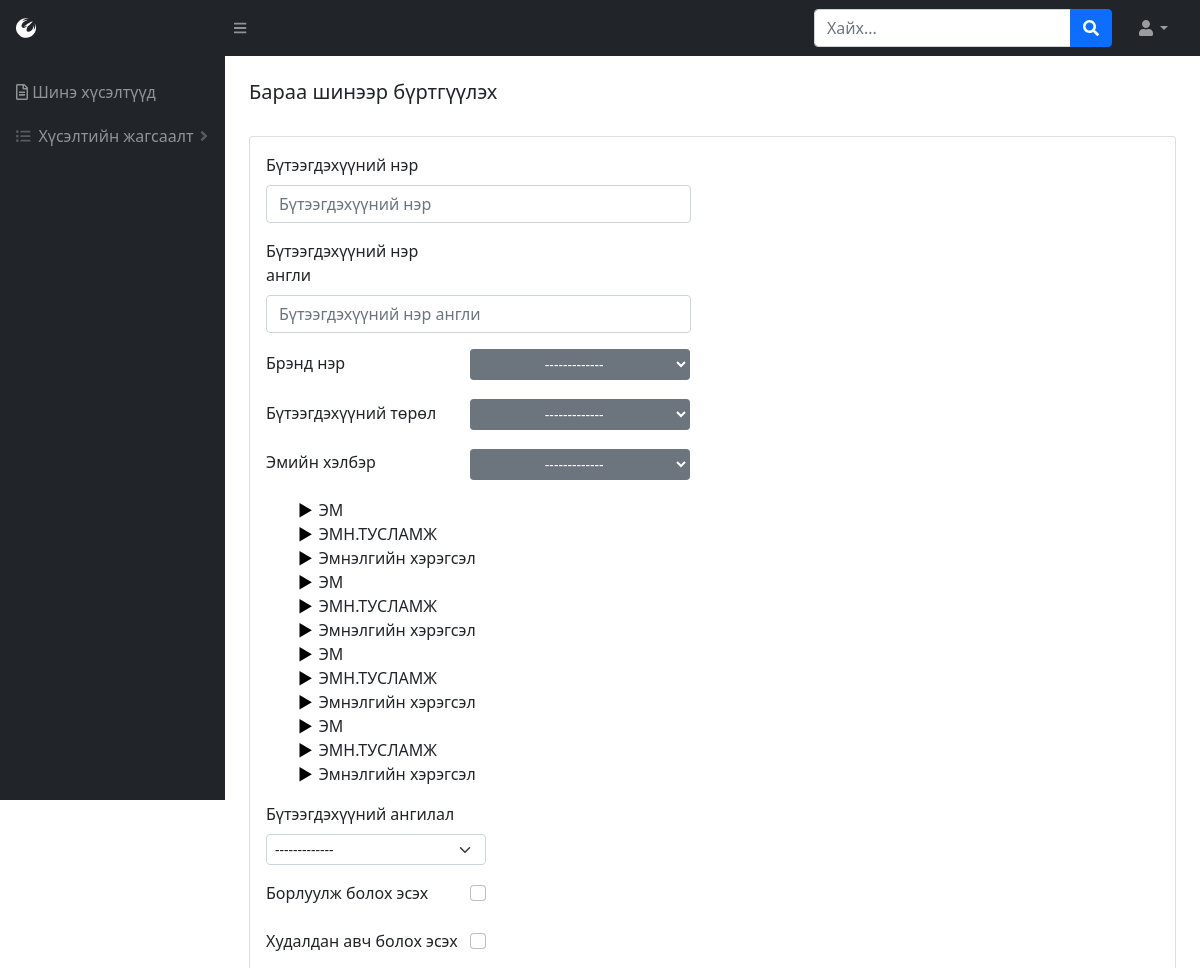
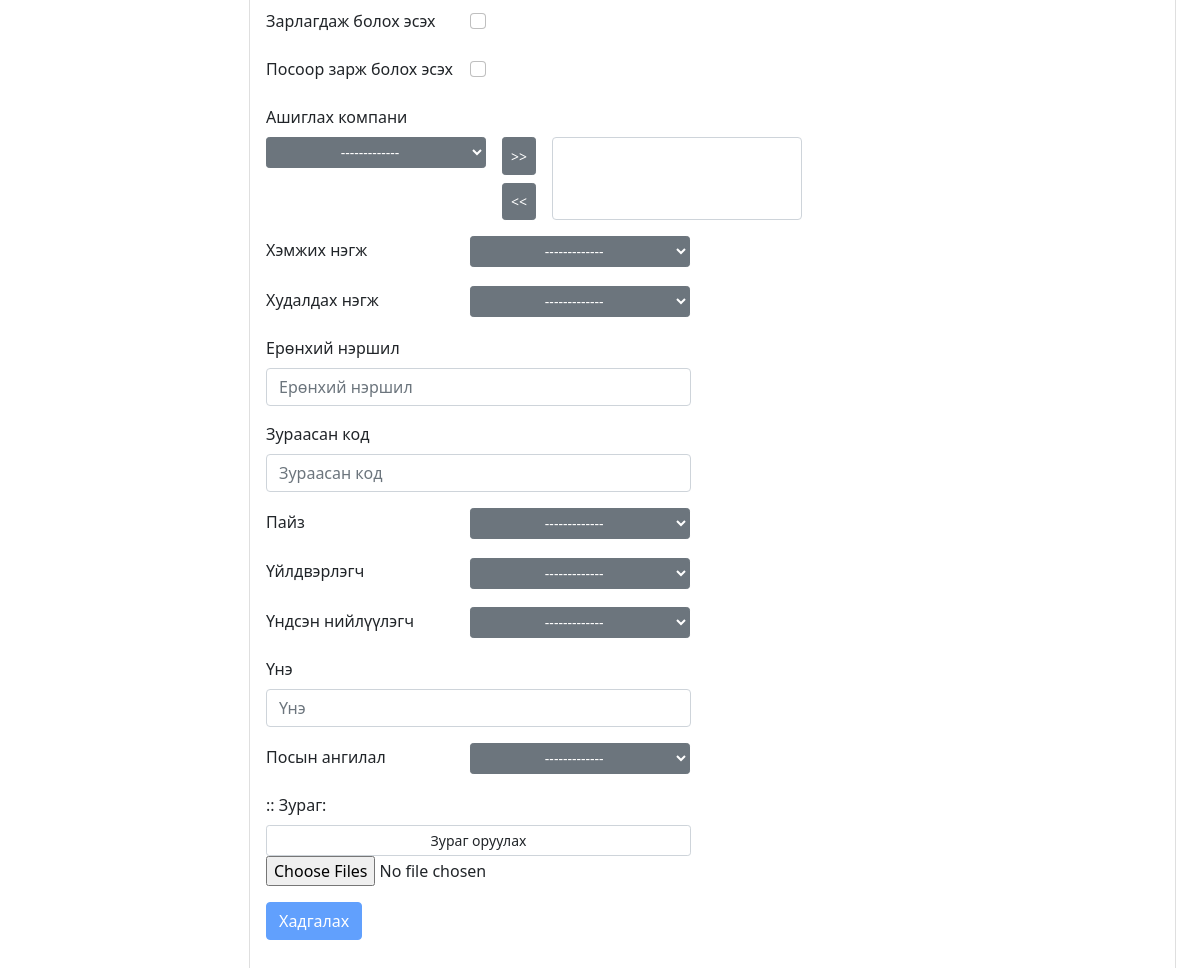
The app's page /product (signed in) with its own data (2 pictures, top to bottom).
### BMweb/models.py (models this page shows, shortened)
class Category(models.Model):
    catName = models.CharField(max_length=300, verbose_name=_("Ангилалын нэр"))
    parent = models.IntegerField(null=True, blank=True, verbose_name=_("Эцэг ангилал"))
    class Meta:
        verbose_name = _("Ангилал")
        verbose_name_plural = _("Ангилал")

### BMweb/views.py (the view, shortened to what this page needs)
# urls.py: path('product',views.product,name='product'),
def product(request):
    if 'user_id' in request.session:
        h = Hereglegch.objects.get(pk=request.session['user_id'])
        b = ProdBrand.objects.all()
        t = ProdType.objects.all()
        eh = EmHelber.objects.all()
        comp = Company.objects.all()
        cat = Category.objects.all()
        hemNegj = HemNegj.objects.all()
        uildwerlegch = Manufacturer.objects.all()
        uNiiluulegch = Niiluulegch.objects.all()
        paiz = Paiz.objects.all()
        posCat = PosCategory.objects.all()
        print(posCat)
        if request.method == 'GET':
            if 'edit' in request.GET :
                p = Product.objects.get(pk=request.GET['edit'])
                cc = p.company.all().values_list('id', flat=True)
                kk = []
                for id in cc:
                    kk.append(str(id))
                return render(request,'product.html',{'user': h, "edit": request.GET['edit'],  "data": p, 'selected_company': kk,'brand': b, 'type': t, 'emHelber': eh, 'cat': cat, 'comp': comp, 'hemNegj': hemNegj, 'uildwerlegch':uildwerlegch, 'paiz': paiz, 'uNiiluulegch': uNiiluulegch} )
            elif 'del' in request.GET :
                p = Product.objects.get(pk=request.GET['del'])
                p.delete()
                return redirect('/')
            else:
                return render(request,'product.html', {'user': h, 'brand': b, 'type': t, 'emHelber': eh, 'cat': cat, 'comp': comp, 'hemNegj': hemNegj, 'uildwerlegch':uildwerlegch, 'paiz': paiz, 'uNiiluulegch': uNiiluulegch, 'posCat':posCat})

### BMweb/models.py (called while the page is built)
    def __str__(self):
        return self.posCatName

### BMweb/templates/product.html (shortened to what this page needs)
{% load static %}
<!DOCTYPE html>
<html lang="en">
    <head>
        <link href="https://cdn.jsdelivr.net/npm/simple-datatables@latest/dist/style.css" rel="stylesheet" />
        <link href="{% static 'css/styles.css' %}" rel="stylesheet"/>
    </head>
    <body class="sb-nav-fixed">
        {% include "topNav.html" %}
        <div id="layoutSidenav">
            {% include "leftNav.html" %}
            <div id="layoutSidenav_content">
                {% include "reg_prod.html" %}
            </div>
        </div>
    </body>
</html>

### BMweb/templates/reg_prod.html (shortened to what this page needs)
<main>
    <div class="container-fluid px-4">
        <h5 class="mt-4">Бараа шинээр бүртгүүлэх</h5>
        <div class="card mb-4">
            <div class="card-body">
                <div class="dataTable-top">
                    <div class="dataTable-dropdown">
                        <form method='POST' id="reg_prod_form">
                            <div class="mb-3">
                                <label for="prodName" class="form-label">Бүтээгдэхүүний нэр</label>
                                <input type="text" class="form-control" id="prodName" name="prodName" placeholder="Бүтээгдэхүүний нэр" required  value="{{data.prodName}}"}/>
                              </div>
                              <div class="mb-3">
                                <label for="prodName_en" class="form-label">Бүтээгдэхүүний нэр англи</label>
                                <input type="text" class="form-control" id="prodName_en" name="prodName_en" placeholder="Бүтээгдэхүүний нэр англи" required  value="{{data.prodName_en}}"/>
                              </div>
                              <div class="mb-3">
                                <label for="brand_id" class="form-label">Брэнд нэр </label>
                                <select name="brand_id" id="brand_id" style="width: 220px;" class="btn btn-secondary btn-sm dropdown-toggle" data-bs-toggle="dropdown" aria-expanded="false">
                                    <option>-------------</option>
                                </select>
                              </div>
                              <div class="mb-3">
                                <label for="prodType_id" class="form-label">Бүтээгдэхүүний төрөл</label>
                                <select name="prodType_id" id="prodType_id" style="width: 220px;" class="btn btn-secondary btn-sm dropdown-toggle" data-bs-toggle="dropdown" aria-expanded="false">
                                    <option>-------------</option>
                                </select>
                              </div>
                              <div class="mb-3">
                                <label for="emHelber_id" class="form-label">Эмийн хэлбэр</label>
                                <select name="emHelber_id" id="emHelber_id" style="width: 220px;" class="btn btn-secondary btn-sm dropdown-toggle" data-bs-toggle="dropdown" aria-expanded="false">
                                    <option>-------------</option>
                                </select>
                              </div>
                              <div class="mb-3">
                                <ul id="anglialTree">
                                    {% for c in cat %}
                                    {% if c.parent == None %}
                                    <li value="{{c.id}}" ><span class="caret" class="option">{{c.catName}}</span>
                                    </li>
                                    {% endif %}
                                    {% endfor %}
                                  </ul>
                              </div>
                              <div class="mb-3">
                                <label for="category_id" class="form-label">Бүтээгдэхүүний ангилал</label>
                                <select name="category_id" id="category_id" style="width: 220px;" class="form-select form-select-sm" aria-label=".form-select-sm example">
                                    <option>-------------</option>
                                </select>
                              </div>
                              <div class="mb-3">
                                <label for="borBoloh" class="form-label">Борлуулж болох эсэх {{data.borBoloh_id}}</label>
                                <input type="checkbox" id="borBoloh" class="form-check-input" name="borBoloh" {% if data.borBoloh %} checked {% endif %} onclick='borBolohClick(this);'/>
                              </div>
                              <div class="mb-3">
                                <label for="hudAwch" class="form-label">Худалдан авч болох эсэх {{data.hudAwch_id}}</label>
                                <input type="checkbox" id="hudAwch" class="form-check-input" name="hudAwch" {% if data.hudAwch %} checked {% endif %} onclick='borBolohClick(this);'/>
                              </div>
                              <div class="mb-3">
                                <label for="zarBoloh" class="form-label">Зарлагдаж болох эсэх {{data.zarBoloh_id}}</label>
                                <input type="checkbox" id="zarBoloh" class="form-check-input" name="zarBoloh" {% if data.zarBoloh %} checked {% endif %} onclick='borBolohClick(this);'/>
                              </div>
                              <div class="mb-3">
                                <label for="pos" class="form-label">Посоор зарж болох эсэх {{data.pos_id}}</label>
                                <input type="checkbox" id="pos" class="form-check-input" name="pos" {% if data.pos %} checked {% endif %} onclick='borBolohClick(this);'/>
                              </div>
                              <div class="mb-3" >
                                <label for="company_id" class="form-label" >Ашиглах компани</label>
                                <div class="row g-3">
                                  <div class="col-auto">
                                        <select name="company_id" id="company_id" style="width: 220px;"  class="btn btn-secondary btn-sm dropdown-toggle" type="button" data-bs-toggle="dropdown" aria-expanded="false">
                                          <option>-------------</option>
                                        </select> </div>
                                        <div class="col-auto d-grid gap-2">
                                        <input type="button" value='>>' class="btn btn-sm btn-secondary" onclick="company_select()" />
                                        <input type="button" value='<<' class="btn btn-sm btn-secondary" onclick="company_deselect()"/> </div>
                                        <div class="col-auto">
                                        <select name="selected_company" id="selected_company" style="width: 250px;"  class="form-select" size="3" aria-label="size 3 select example" multiple>
                                          </select></div>
                                </div>
                              </div>
                              <div class="mb-3">
                                <label for="hemNegj_id" class="form-label">Хэмжих нэгж</label>
                                <select name="hemNegj_id" id="hemNegj_id"  style="width: 220px;" class="btn btn-secondary btn-sm dropdown-toggle" data-bs-toggle="dropdown" aria-expanded="false">
                                    <option>-------------</option>
                                </select>
                              </div>
                              <div class="mb-3">
                                <label for="hudNegj_id" class="form-label">Худалдах нэгж</label>
                                <select name="hudNegj_id" id="hudNegj_id"  style="width: 220px;" class="btn btn-secondary btn-sm dropdown-toggle" data-bs-toggle="dropdown" aria-expanded="false">
                                  <option>-------------</option>
                              </select>
                              </div>
                              <div class="mb-3">
                                <label for="erNershil" class="form-label">Ерөнхий нэршил</label>
                                <input type="text" class="form-control" id="erNershil" name="erNershil" placeholder="Ерөнхий нэршил" value="{{data.erNershil}}"/>
                              </div>
                              <div class="mb-3">
                                <label for="zCode" class="form-label">Зураасан код</label>
                                <input type="number" class="form-control" id="zCode" name="zCode" placeholder="Зураасан код" required  value="{{data.zCode}}"/>
                              </div>
                              <div class="mb-3">
                                <label for="paiz_id" class="form-label">Пайз</label>
                                <select name="paiz_id" id="paiz_id"  style="width: 220px;" class="btn btn-secondary btn-sm dropdown-toggle" data-bs-toggle="dropdown" aria-expanded="false">
                                    <option>-------------</option>
                                </select>
                              </div>
                              <div class="mb-3">
                                <label for="uildwerlegch_id" class="form-label">Үйлдвэрлэгч</label>
                                <select name="uildwerlegch_id" id="uildwerlegch_id"  style="width: 220px;" class="btn btn-secondary btn-sm dropdown-toggle" data-bs-toggle="dropdown" aria-expanded="false">
                                    <option>-------------</option>
                                </select>
                              </div>
                              <div class="mb-3">
                                <label for="uNiiluulegch_id" class="form-label">Үндсэн нийлүүлэгч</label>
                                <select name="uNiiluulegch_id" id="uNiiluulegch_id" style="width: 220px;" class="btn btn-secondary btn-sm dropdown-toggle" data-bs-toggle="dropdown" aria-expanded="false">
                                    <option>-------------</option>
                                </select>
                              </div>
                              <div class="mb-3">
                                <label for="price" class="form-label">Үнэ</label>
                                <input type="number" class="form-control" id="price" name="price" placeholder="Үнэ"  value="{{data.price}}"/>
                              </div>
                              <div class="mb-3">
                                <label for="posCat_id" class="form-label">Посын ангилал</label>
                                <select name="posCat_id" id="posCat_id"  style="width: 220px;" class="btn btn-secondary btn-sm dropdown-toggle" data-bs-toggle="dropdown" aria-expanded="false">
                                    <option>-------------</option>
                                </select>
                              </div>
                              <div class="mb-3" id="imgCont">{{upFile}}::
                                <label for="thumbimage" class="form-label">Зураг:</label>
                                <input type="button" class="form-control form-control-sm" value="Зураг оруулах" onclick="bt1_click()" >
                                <input type="file"  id="thumbimage" name="thumbimage" placeholder="Зураг" required value="" multiple />
                              </div>
                            {% if edit %} <input type='hidden' name='edit' value='{{edit}}'/>
                            <input id="had" type='submit' class="btn btn-primary"  value='Хадгалах' onclick="selectAll();" />
                            {% else %}
                            <input id="had" type='submit' class="btn btn-primary"  value='Хадгалах' onclick="selectAll();" disabled/>
                            {% endif %}
                        </form>
                </div>
            </div>
        </div>
    </div>
</main>

### BMweb/templates/reg_prod.html (style rules this page uses)
.form-label { width: 200px; }
.form-control { width: 425px; }
ul, #myUL { list-style-type: none; }
.caret { cursor: pointer; -webkit-user-select: none; -moz-user-select: none; -ms-user-select: none; user-select: none; }
.caret::before { content: "\25B6"; color: black; display: inline-block; margin-right: 6px; }

### records on screen
Category: {{ c.id }} 1 (drawn), catName "ЭМ"
Category: {{ c.id }} 2 (drawn), catName "ЭМН.ТУСЛАМЖ"
Category: {{ c.id }} 4 (drawn), catName "Эмнэлгийн хэрэгсэл"
Category: {{ c.id }} 7 (drawn), catName "ЭМ"
Category: {{ c.id }} 8 (drawn), catName "ЭМН.ТУСЛАМЖ"
Category: {{ c.id }} 10 (drawn), catName "Эмнэлгийн хэрэгсэл"
Category: {{ c.id }} 13 (drawn), catName "ЭМ"
Category: {{ c.id }} 14 (drawn), catName "ЭМН.ТУСЛАМЖ"
Category: {{ c.id }} 16 (drawn), catName "Эмнэлгийн хэрэгсэл"
Category: {{ c.id }} 19 (drawn), catName "ЭМ"
Category: {{ c.id }} 20 (drawn), catName "ЭМН.ТУСЛАМЖ"
Category: {{ c.id }} 22 (drawn), catName "Эмнэлгийн хэрэгсэл"
